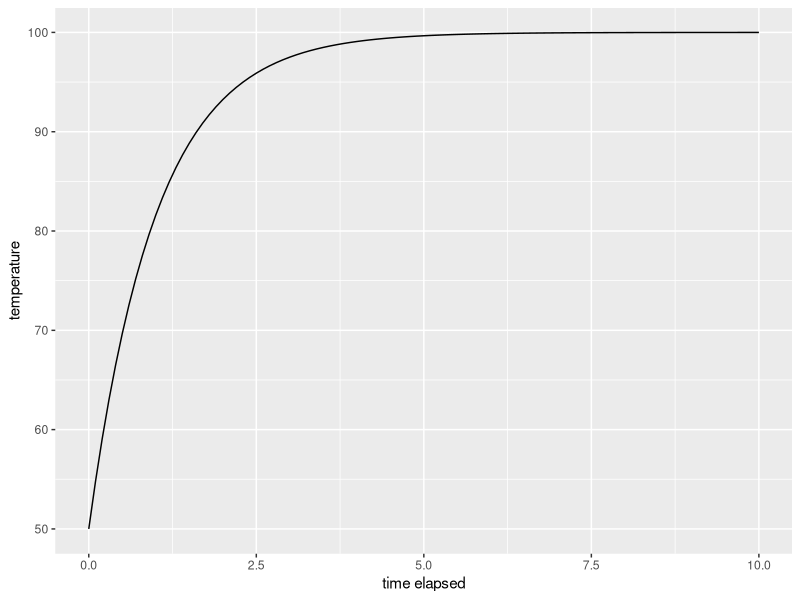
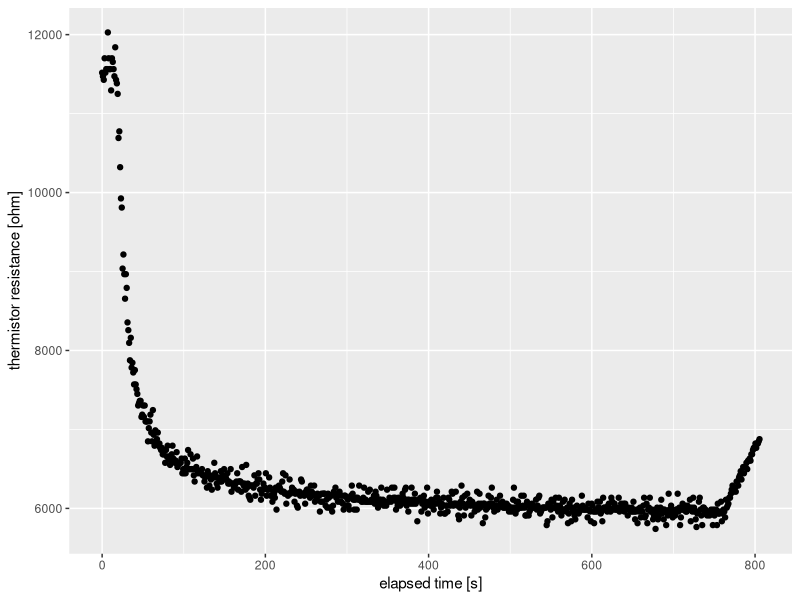
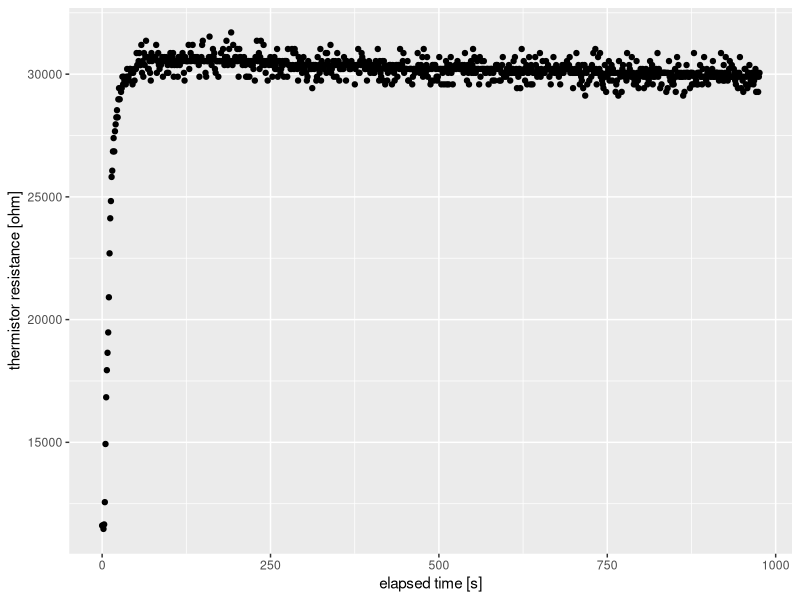
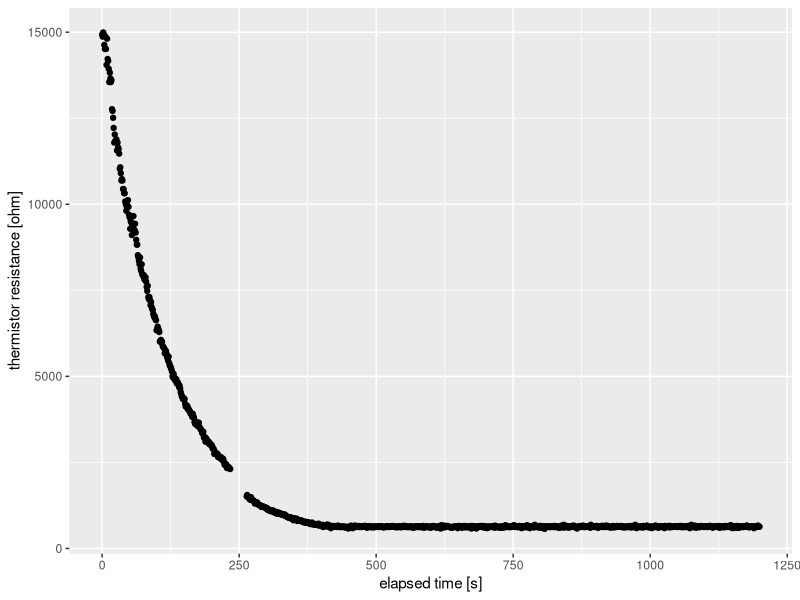
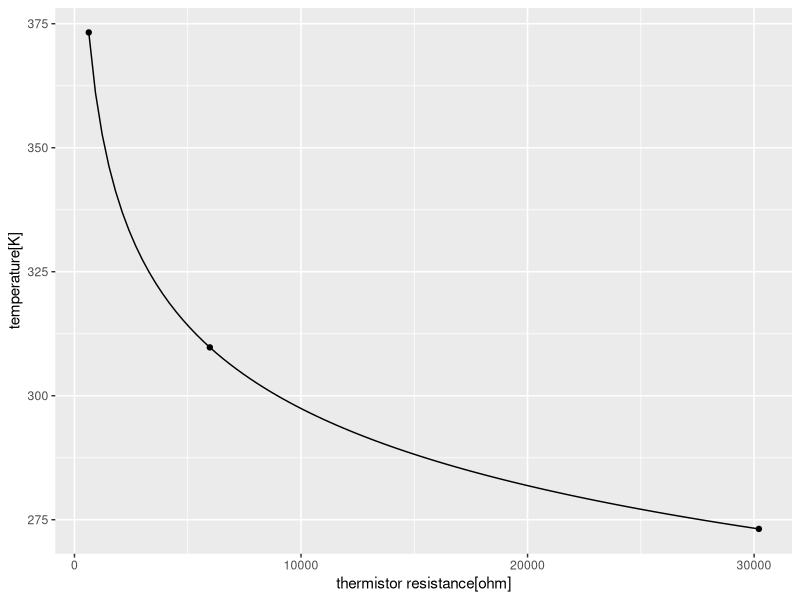
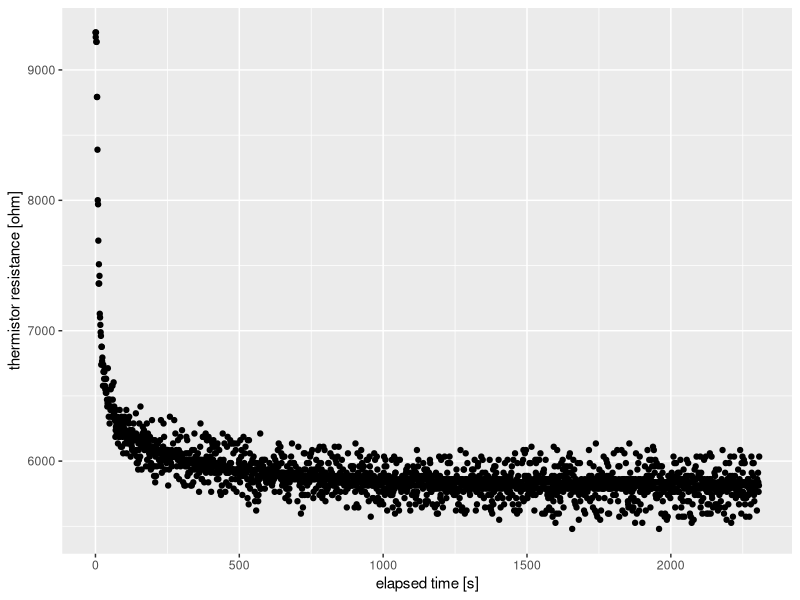
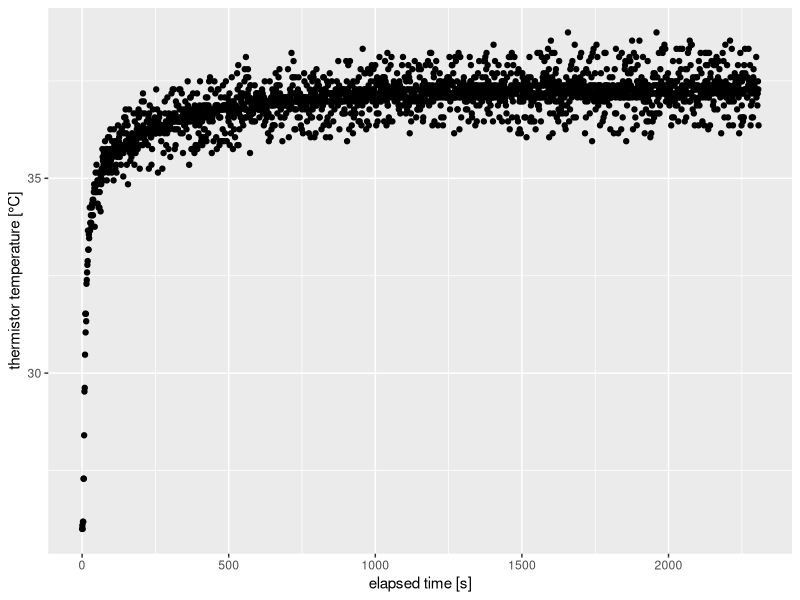
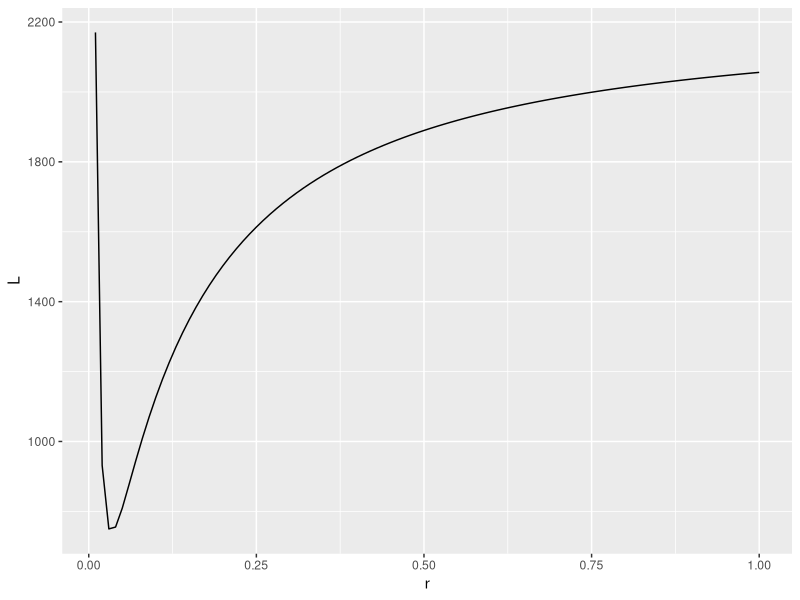

Write the R code that produced these figures, in order.
## ---- chunk 1
library(ggplot2)
# parameters are fake
tempenvfake <- 100
temp0fake <- 50
rfake <- 1
timefake <- seq(0,10,0.1)
tempfake <- sapply(timefake, function(t) tempenvfake + (temp0fake-tempenvfake)*exp(-rfake*t))
datafake <- data.frame(time=timefake, temp=tempfake)
ggplot(datafake, aes(x=time,y=temp)) +
  geom_line() +
  xlab("time elapsed") +
  ylab("temperature")
## ---- chunk 2
library(ggplot2)

tb <- read.csv("tempbody1-366.txt")
tb <- data.frame(t=tb$time.ms./1000, r=tb$R1.ohm.)
ggplot(tb, aes(x=t, y=r)) +
  geom_point() +
  xlab("elapsed time [s]") +
  ylab("thermistor resistance [ohm]")

## ---- chunk 3
tbsub <- subset(tb, tb$t>600 & tb$t<750)
mnb <- mean(tbsub$r)
sdb <- sd(tbsub$r)
result <- paste(formatC(mnb, format="e", digits=2), "+/-", formatC(sdb, format="e", digits=0))
## ---- chunk 4
library(ggplot2)

t0 <- read.csv("temp0c-1.txt")
t0 <- data.frame(t=t0$time.ms./1000, r=t0$R1.ohm.)
ggplot(t0, aes(x=t, y=r)) +
  geom_point() +
  xlab("elapsed time [s]") +
  ylab("thermistor resistance [ohm]")

## ---- chunk 5
t0sub <- subset(t0, t0$t>100)
mn0 <- mean(t0sub$r)
sd0 <- sd(t0sub$r)
result <- paste(formatC(mn0, format="e", digits=2), "+/-", formatC(sd0, format="e", digits=0))
## ---- chunk 6
library(ggplot2)
t100p1 <- read.csv("temp100c-1-part1.txt")
t100p1 <- data.frame(t=t100p1$time.ms./1000, r=t100p1$R1.ohm.)

t100p2 <- read.csv("temp100c-1-part2.txt")
t100p2 <- data.frame(t=t100p2$time.ms./1000, r=t100p2$R1.ohm.)

# took 30 seconds to restart measurement
offset <- tail(t100p1,1)$t + 30
t100p2$t = t100p2$t + offset

t100 <- rbind(t100p1, t100p2)
## ---- chunk 7
ggplot(t100, aes(x=t, y=r)) +
  geom_point() +
  xlab("elapsed time [s]") +
  ylab("thermistor resistance [ohm]")

## ---- chunk 8
t100sub <- subset(t100, t100$t>500)
mn100 <- mean(t100sub$r)
sd100 <- sd(t100sub$r)
result <- paste(formatC(mn100, format="e", digits=2), "+/-", formatC(sd100, format="e", digits=0))
## ---- chunk 9
rt <- data.frame(r=c(mn0, mnb, mn100), t=c(0, 36.6, 100.1))
matr <- do.call(rbind, lapply(rt$r, function(x) c(1, log(x), (log(x))^3)))
matt <- 1/(rt$t+273.15)
abc <- solve(matr, matt)
## ---- chunk 10
get.temp <- function(r){
  1/(c(1, log(r), (log(r))^3) %*% abc)
}
get.resistance <- function(temp){
  y <- (abc[1]-1/temp)/2/abc[3]
  x <- sqrt((abc[2]/3/abc[3])^3 + y^2)
  exp((x-y)^(1/3)-(x+y)^(1/3))
}

## ---- chunk 11
ggplot(data.frame(r=rt$r, t=rt$t+273.15), aes(r, t)) +
  geom_point() +
  stat_function(fun=function(x) sapply(x, get.temp)) +
  labs(x="thermistor resistance[ohm]", y="temperature[K]")
## ---- chunk 12
tb2 <- read.csv("tempbody2.txt")
tb2 <- data.frame(t=tb2$time.ms./1000, r=tb2$R1.ohm.)
ggplot(tb2, aes(x=t, y=r)) +
  geom_point() +
  xlab("elapsed time [s]") +
  ylab("thermistor resistance [ohm]")

## ---- chunk 13
tb2$temp <- sapply(tb2$r, get.temp)
tb2$tempc <- tb2$temp - 273.15 # degree celcius 
ggplot(tb2, aes(x=t, y=tempc)) +
  geom_point() +
  xlab("elapsed time [s]") +
  ylab("thermistor temperature [°C]")
## ---- chunk 14
get.L <- function(r, df){
  df$temp <- df$temp - df$temp[1]
  expr <- 1-exp(-r*df$t)
  tenv <- sum(df$temp*expr)/sum(expr^2)
  diff <- df$temp - tenv*expr
  sum(diff^2)
}

dfl <- data.frame(r=seq(0.01,1,0.01))
dfl$L <- sapply(dfl$r, get.L, tb2)
ggplot(dfl, aes(x=r, y=L))+
  geom_line()

## ---- chunk 15
# find r and Tenv
get.regression.params <- function(df){
  t0 <- df$temp[1]
  df$temp <- df$temp - t0
  
  # golden ratio search
  while.cnt <- 1
  stop.threshold <- 0.001
  rho <- (3-sqrt(5))/2
  a.now <- 0
  a.next <- a.now
  b.now <- 1
  b.next <- b.now
  while(T){
    #print(paste("iteration", while.cnt, "a", a.now, "b", b.now))
    while.cnt <- while.cnt + 1
    
    a.next <- rho*(b.now-a.now) + a.now
    b.next <- b.now - rho*(b.now-a.now)
    error.sq.a <- get.L(a.next, df)  
    error.sq.b <- get.L(b.next, df)
    if(error.sq.a > error.sq.b){
      a.now <- a.next
    }
    else if(error.sq.a < error.sq.b){
      b.now <- b.next
    }
    else{
      a.now <- a.next
      b.now <- b.next
    }
    
    if(b.now - a.now < stop.threshold){
      break
    }
  }
  
  # getting estimates
  r.hat <- (b.now + a.now)/2
  tenv.hat <- sum(df$temp*(1-exp(-r.hat*df$t)))/sum((1-exp(-r.hat*df$t))^2)
  
  data.frame(r=r.hat, tenv=tenv.hat + t0)
}

## ---- chunk 16
params <- get.regression.params(tb2)
curve <- data.frame(
  t=tb2$t, 
  temp=params$tenv + (tb2$temp[1] - params$tenv)*exp(-params$r*tb2$t))

ggplot(tb2, aes(x=t, y=temp)) + 
  geom_point()+
  geom_line(data=curve, aes(x=t, y=temp), color="red") +
  xlab("elapsed time [s]") +
  ylab("thermistor temperature [K]")


## ---- chunk 17
tenvr <- lapply(1:nrow(tb2), function(x) get.regression.params(tb2[1:x,]))
tenvr <- do.call("rbind", tenvr)
tb2$predtemp <- tenvr$tenv
tb2$predtempc <- tb2$predtemp - 273.15

ggplot(tb2, aes(t)) +
  geom_line(aes(y=tempc, colour="thermistor temperature")) +
  geom_line(aes(y=predtempc, colour="predicted final temperature")) +
  xlab("elapsed time [s]") +
  ylab("thermistor temperature [°C]") +
  ylim(20, 50)

## ---- chunk 18
tb2.final = mean(tail(tb2)$temp)
tblin <- data.frame(t=tb2$t, ln=log((tb2.final-tb2$temp)/(tb2.final-tb2$temp[1])))
ggplot(na.omit(tblin), aes(t,ln))+
  geom_point()


## ---- chunk 19
ggplot(data.frame(x=c(0,10)), aes(x)) +
  stat_function(fun=function(t) 1.5 - exp(-t) - 0.5*exp(-0.1*t))

